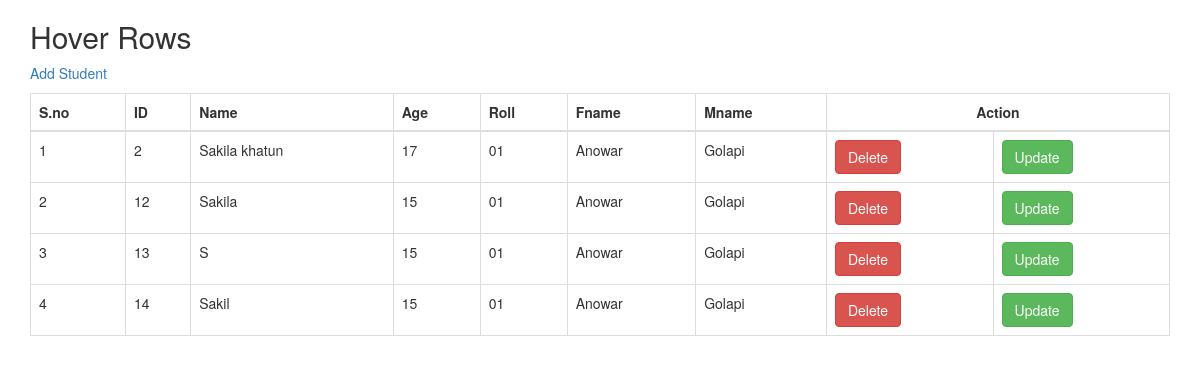
The page /view.php on the database its author committed.
### tables this page shows
CREATE TABLE IF NOT EXISTS `student` (
  `id` int(11) NOT NULL AUTO_INCREMENT,
  `name` varchar(255) NOT NULL,
  `age` varchar(255) NOT NULL,
  `roll` varchar(255) NOT NULL,
  `fname` varchar(255) NOT NULL,
  `mname` varchar(255) NOT NULL,
  PRIMARY KEY (`id`)
);

### lib/database.php (called while the page is built, shortened)
<?php
class Database
{
	public $host   = DB_HOST;
	public $user   = DB_USER;
	public $pass   = DB_PASS;
	public $dbname = DB_NAME;
	public $link;
	public function connectDB()
	{
		$this->link = new mysqli($this->host, $this->user, $this->pass, $this->dbname);
	}
	public function select($query)
	{
		$select = $this->link->query($query) or die($this->link->error.__LINE__);
		if($select->num_rows > 0)
		{
			return $select;
		}else
		{
			return false;
		}
	}
}
?>

### view.php (the view, shortened to what this page needs)
<?php
include("lib/database.php");
$db = new Database();
?>
<!DOCTYPE html>
<html lang="en">
<head>
  <link rel="stylesheet" href="https://maxcdn.bootstrapcdn.com/bootstrap/3.3.7/css/bootstrap.min.css">
</head>
<body>
<div class="container">
  <h2>Hover Rows</h2>
  <p><a href="index.php">Add Student</a></p>
  <table class="table table-hover table-bordered">
    <thead>
      <tr>
        <th>S.no</th>
        <th>ID</th>
        <th>Name</th>
        <th>Age</th>
        <th>Roll</th>
        <th>Fname</th>
        <th>Mname</th>
        <th colspan="2" class="text-center">Action</th>
      </tr>
    </thead>
    <tbody>
      <?php
        $query = "SELECT * FROM student";
        $view = $db->select($query);
        $i = 0;
        if($view)
        {
          while($result = $view->fetch_assoc())
          {
            $i = $i+1;
      ?>
      <tr>
        <td><?php echo $i; ?></td>
        <td><?php echo $result['id']; ?></td>
        <td><?php echo $result['name']; ?></td>
        <td><?php echo $result['age']; ?></td>
        <td><?php echo $result['roll']; ?></td>
        <td><?php echo $result['fname']; ?></td>
        <td><?php echo $result['mname']; ?></td>
        <td>
          <a href="view.php?del=<?php echo $result['id']; ?>" class="btn btn-danger">Delete</a>
        </td>
        <td>
          <a href="edit.php?edit=<?php echo $result['id']; ?>" class="btn btn-success">Update</a>
        </td>
      </tr>
      <?php }} ?>
    </tbody>
  </table>
</div>
</body>
</html>

### rows shown on the page
student: id "2", name "Sakila khatun", age "17", roll "01", fname "Anowar", mname "Golapi"
student: id "12", name "Sakila", age "15", roll "01", fname "Anowar", mname "Golapi"
student: id "13", name "S", age "15", roll "01", fname "Anowar", mname "Golapi"
student: id "14", name "Sakil", age "15", roll "01", fname "Anowar", mname "Golapi"
